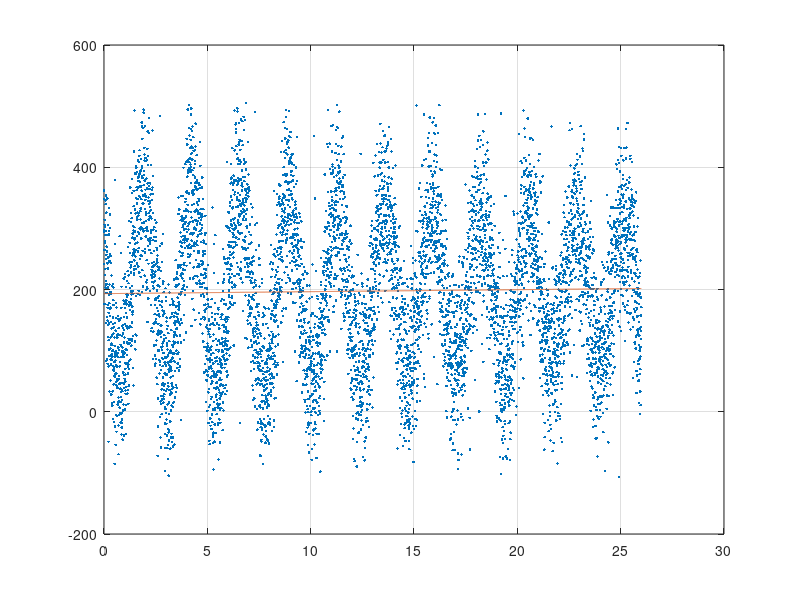

This figure's MATLAB source:
A = importdata('case4.txt',',');
x_original = A(:,1);
y_original = A(:,2);
z = 1.96;
n = length(x_original);
y_m = mean(y_original);
sigma_p = 0;
for i = 1:n
    sigma_p = sigma_p +(y_original(i) - y_m)^2;
    i = i+1;
end;
sigma = sqrt(sigma_p/(n-1));
sigma_y = sigma/sqrt(n);
ME = z*sigma_y*100;
y_max = y_m+ME;
y_min = y_m-ME;
y_r = [];
x_r = [];

for k = 1:n
    if (y_original(k) >= y_min && y_original(k) <= y_max)
        y_r(end + 1) = y_original(k);
        x_r(end + 1) = x_original(k);
    end
end
one_collum = ones(length(x_r),1);
y = y_r';
x = [one_collum x_r'];
beta = (inv(x' * x))*x'*y;
plot(x_r, y_r, '.');
hold on;
plot(x_r, beta(1)+beta(2)*x_r);
grid on;

 